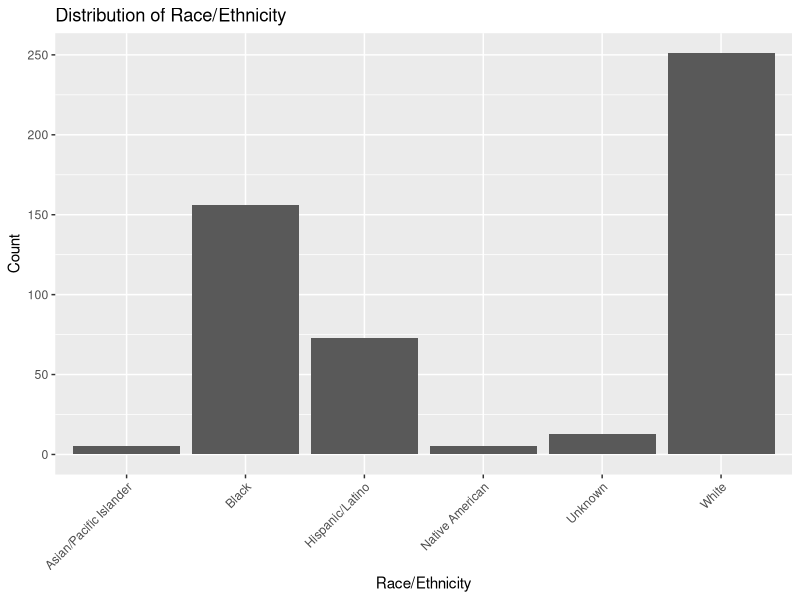
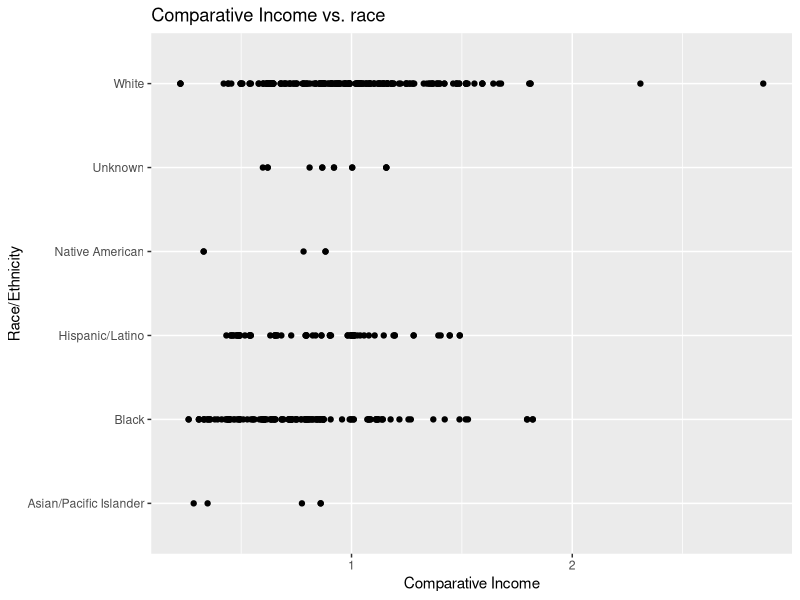
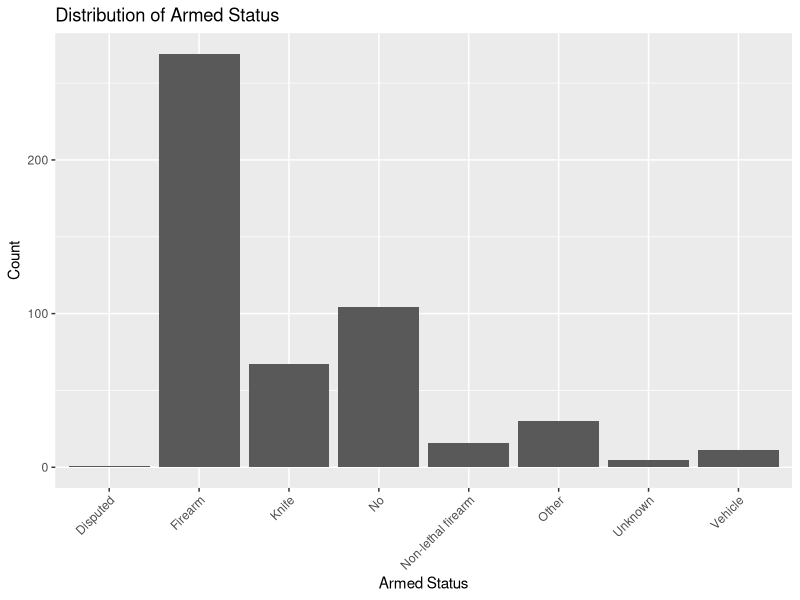
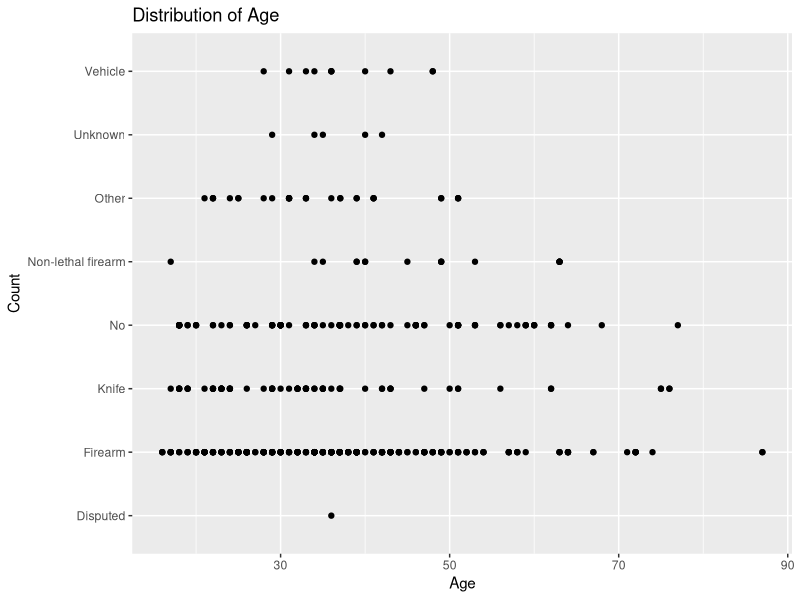
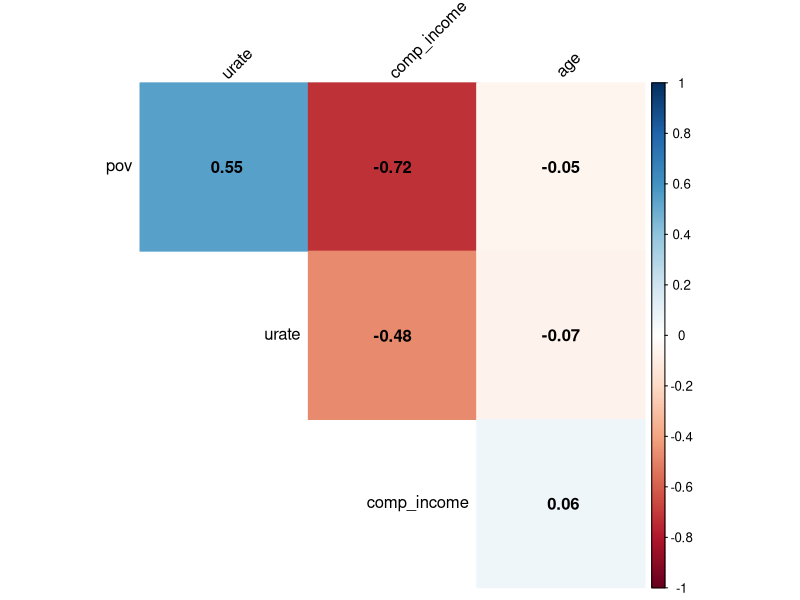

Source code (R) for these figures, in order:
## ---- chunk 1
knitr::opts_chunk$set(echo = TRUE)
## ---- chunk 2
library(dplyr)
library(ggplot2)

# Read the new CSV file
new_data <- read.csv("police_killings_processed.csv")

## Examine NAs
print(sapply(new_data, function(x) sum(is.na(x))))

## Convert age to numeric

# Convert the 'age' column to numeric
new_data$age_num <- as.numeric(new_data$age)

# Verify the conversion
class(new_data$age_num)

# Check for any NAs introduced during conversion
sum(is.na(new_data$age_num))

# Check the original data
# print(new_data[is.na(new_data$age_num), c("age", "age_num")])

# Convert "Unknown" age to mean age
new_data$age <- as.numeric(ifelse(new_data$age == "unknown", NA, new_data$age))
new_data$age[is.na(new_data$age)] <- mean(new_data$age, na.rm = TRUE)
## ---- chunk 3
glimpse(new_data)


####### Research question 1
## 1. Race/Ethnicity
race_counts <- table(new_data$raceethnicity)
race_percentages <- prop.table(race_counts) * 100

cat("Race/Ethnicity Distribution:\n")
print(race_counts)
cat("\nPercentages:\n")
print(race_percentages)

ggplot(new_data, aes(x = raceethnicity)) +
  geom_bar() +
  theme(axis.text.x = element_text(angle = 45, hjust = 1)) +
  labs(title = "Distribution of Race/Ethnicity", x = "Race/Ethnicity", y = "Count")

## 2. Comparative Income (comp_income)
ggplot(new_data, aes(x = comp_income, y = raceethnicity)) +
  geom_point() +
  labs(title = "Comparative Income vs. race", x = "Comparative Income", y = "Race/Ethnicity")

#### Research question 2

## 6. Armed Status
armed_counts <- table(new_data$armed)
armed_percentages <- prop.table(armed_counts) * 100

cat("\nArmed Status Distribution:\n")
print(armed_counts)
cat("\nPercentages:\n")
print(armed_percentages)

ggplot(new_data, aes(x = armed)) +
  geom_bar() +
  theme(axis.text.x = element_text(angle = 45, hjust = 1)) +
  labs(title = "Distribution of Armed Status", x = "Armed Status", y = "Count")

## 4. Age
ggplot(new_data, aes(x = age, y = armed)) +
  geom_point() +
  labs(title = "Distribution of Age", x = "Age", y = "Count")

## Correlation matrix for numerical variables
numerical_vars <- new_data[, c("comp_income", "pov", "age", "urate")]
cor_matrix <- cor(numerical_vars, use="complete.obs")

library(corrplot)
corrplot(cor_matrix, 
         method = "color",
         type = "upper",
         order = "hclust",
         addCoef.col = "black",
         tl.col = "black",
         tl.srt = 45,
         diag = FALSE)
